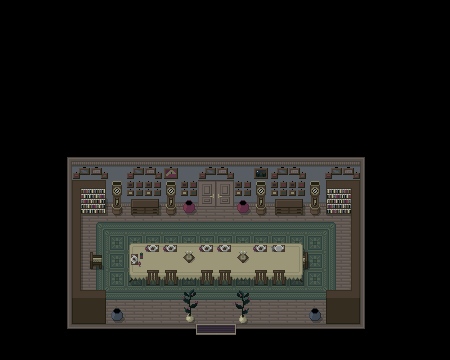

A 2D game scene composited from a Tiled map and its tileset images. What follows is a short description and the map's XML, with each tile layer's data collapsed to a summary:
An orthogonal 25x20 tile map with 18x18 px tiles, 3 tile layers (Livello tile 1, Furniture, Foreground), 5 tilesets and 13 objects.

<map version="1.10" tiledversion="1.11.0" orientation="orthogonal" renderorder="right-down" width="25" height="20" tilewidth="18" tileheight="18" infinite="0" nextlayerid="5" nextobjectid="28">
 <tileset firstgid="1" source="../../TILEMAPS/Tilemap 2/Tilemap2.tsx" />
 <tileset firstgid="171" source="../../TILEMAPS/Tilemap1/Tilemap1.tsx" />
 <tileset firstgid="324" source="../../TILEMAPS/Tilemap 3/Tilemap3.tsx" />
 <tileset firstgid="477" source="../../TILEMAPS/Furniture/Furniture.tsx" />
 <tileset firstgid="855" source="../../TILEMAPS/Furniture/Furniture2.tsx" />
 <layer id="1" name="Livello tile 1" width="25" height="20">
  <data>[500 cells, 500 non-empty, 28 distinct tile ids]</data>
 </layer>
 <layer id="2" name="Furniture" width="25" height="20">
  <data>[500 cells, 81 non-empty, 40 distinct tile ids]</data>
 </layer>
 <objectgroup id="4" name="Collisioni">
  <object id="1" x="54" y="144" width="324" height="54" />
  <object id="2" x="342" y="198" width="36" height="144" />
  <object id="8" x="324" y="306" width="18" height="36" />
  <object id="10" x="54" y="306" width="54" height="36" />
  <object id="11" x="54" y="198" width="36" height="108" />
  <object id="12" x="108" y="306" width="18" height="18" />
  <object id="13" x="108" y="324" width="216" height="18" />
  <object id="14" x="306" y="306" width="18" height="18" />
  <object id="17" x="180" y="306" width="18" height="18" />
  <object id="18" x="234" y="306" width="18" height="18" />
  <object id="20" x="234" y="198" width="108" height="18" />
  <object id="21" x="90" y="198" width="108" height="18" />
  <object id="25" x="126" y="234" width="180" height="36" />
 </objectgroup>
 <layer id="3" name="Foreground" width="25" height="20">
  <data>[500 cells, 14 non-empty, 9 distinct tile ids]</data>
 </layer>
</map>
